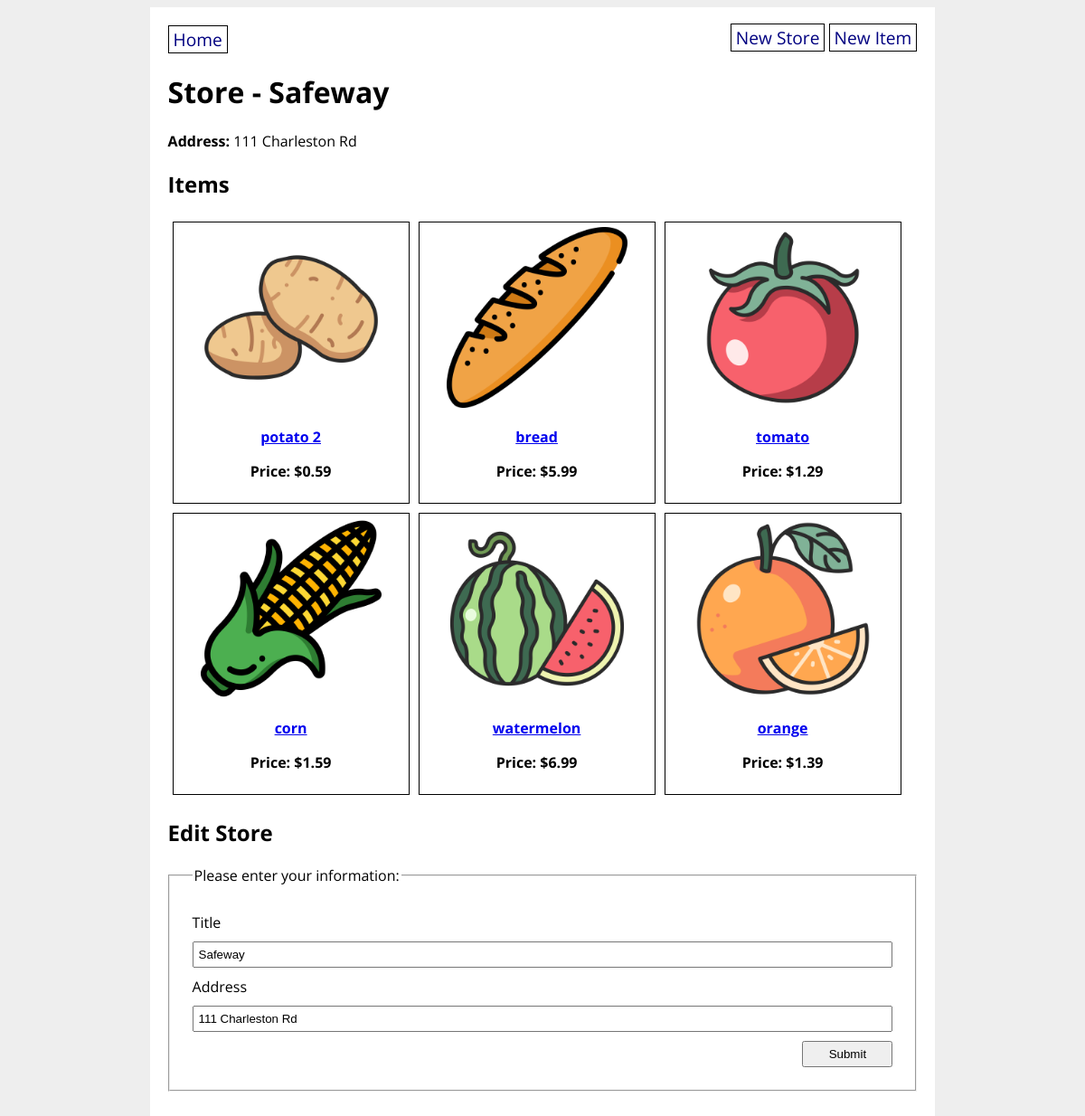
The page /store/1 on the database its author committed.
### grocery_app/models.py (models this page shows, shortened)
class GroceryStore(db.Model):
    id = db.Column(db.Integer, primary_key=True)
    title = db.Column(db.String(80), nullable=False)
    address = db.Column(db.String(200), nullable=False)
    items = db.relationship('GroceryItem', back_populates='store')

class GroceryItem(db.Model):
    id = db.Column(db.Integer, primary_key=True)
    name = db.Column(db.String(80), nullable=False)
    price = db.Column(db.Float(precision=2), nullable=False)
    category = db.Column(db.Enum(ItemCategory), default=ItemCategory.OTHER)
    photo_url = db.Column(URLType)
    store_id = db.Column(
        db.Integer, db.ForeignKey('grocery_store.id'), nullable=False)
    store = db.relationship('GroceryStore', back_populates='items')

### grocery_app/routes.py (the view, shortened to what this page needs)
@main.route('/store/<store_id>', methods=['GET', 'POST'])
def store_detail(store_id):
    store = GroceryStore.query.get(store_id)
    form = GroceryStoreForm(obj=store)
    return render_template('store_detail.html', store=store, form=form)

### grocery_app/forms.py
class GroceryStoreForm(FlaskForm):
    title = StringField('Title', validators=[DataRequired(), Length(min=3, max=80)])
    address = StringField('Address', validators=[DataRequired(), Length(min=3, max=150)])
    submit = SubmitField('Submit')

### grocery_app/templates/store_detail.html (shortened to what this page needs)
{% extends 'base.html' %}
{% block content %}
<h1>Store - {{ store.title }}</h1>
<strong>Address:</strong> {{ store.address }}
<h2>Items</h2>
<div class="items">
    {% for item in store.items %}
    <div class="item-details">
        <a href="/item/{{ item.id }}"><img src="{{ item.photo_url }}" alt="{{ item.name }}" width="200px">
        <p><strong>{{ item.name }}</strong></p></a>
        <p><strong>Price: ${{ item.price }}</strong></p>
    </div>
    {% endfor %}
</div>
<h2>Edit Store</h2>
<form method="POST" action="{{ url_for('main.store_detail', store_id = store.id) }}">
    <fieldset>
        <legend>Please enter your information:</legend>
        {{ form.title.label }}
        {{ form.title }}
        {{ form.address.label }}
        {{ form.address }}
        {{ form.submit }}
    </fieldset>
</form>
{% endblock %}

### grocery_app/static/style.css (style rules this page uses)
body { display: flex; flex-direction: column; align-items: center; background-color: #eee; font-family: 'Open Sans', sans-serif; }
fieldset { display: flex; flex-direction: column; margin: 20px 0; padding: 20px; }
fieldset * { margin: 5px; }
fieldset input { padding: 5px; }
input[type=submit] { width: 100px; align-self: flex-end; }
div.items { display: flex; flex-direction: row; flex-wrap: wrap; }
div.item-details { border: 1px solid black; margin: 5px; padding: 5px; text-align: center; width: 250px; height: 300px; }

### rows shown on the page
GroceryStore: title "Safeway", address "111 Charleston Rd"
GroceryItem: photo_url (picture), name "potato 2", price "0.59"
GroceryItem: photo_url (picture), name "bread", price "5.99"
GroceryItem: photo_url (picture), name "tomato", price "1.29"
GroceryItem: photo_url (picture), name "corn", price "1.59"
GroceryItem: photo_url (picture), name "watermelon", price "6.99"
GroceryItem: photo_url (picture), name "orange", price "1.39"
